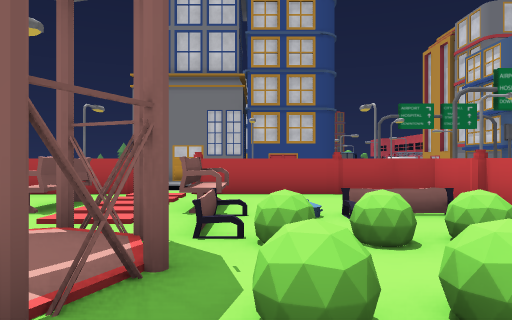
[1] (above)

24 first-person views from a walk through a Unity game level. The camera is 1.4 m above the floor, looks level and sees 70° across. Doors are open. The floor is counted in squares, 2 m on a side. Each view is taken from the middle of a square. On the plan, view 1 faces up. The plan holds only what a view shows up to about 11 squares ahead; the rest is blank. The place goes on beyond the plan. The player is left out. Some surface patterns are stand-ins.

[2]
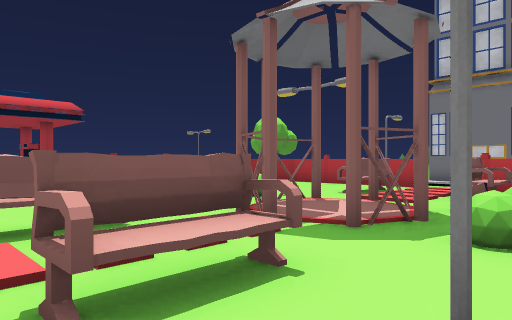

[3]
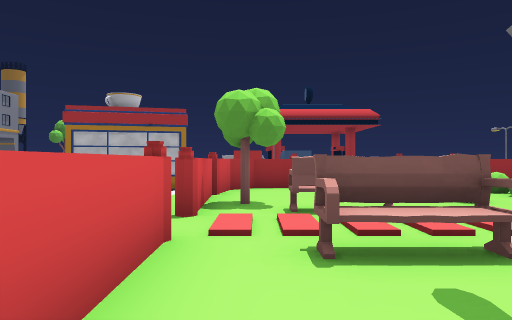

[4]
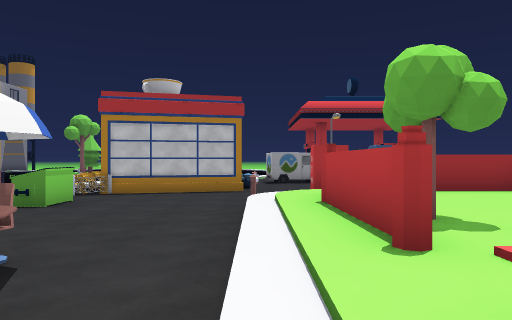

[5]
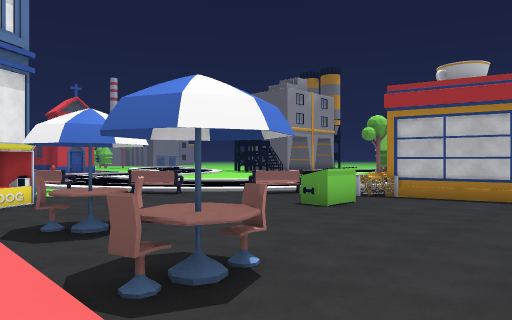

[6]
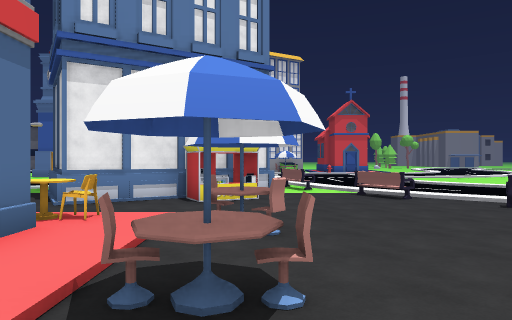

[7]
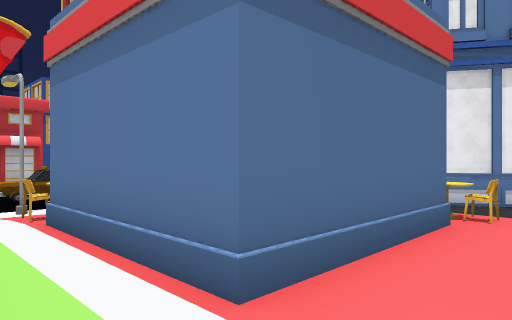

[8]
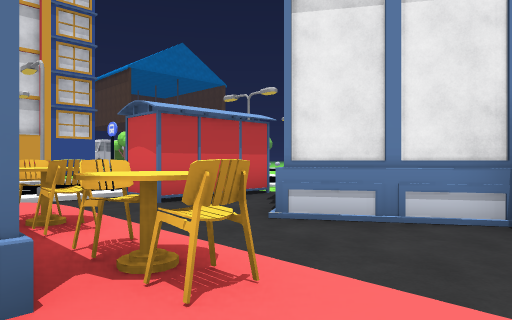

[9]
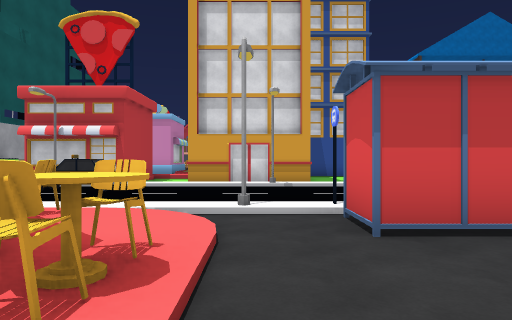

[10]
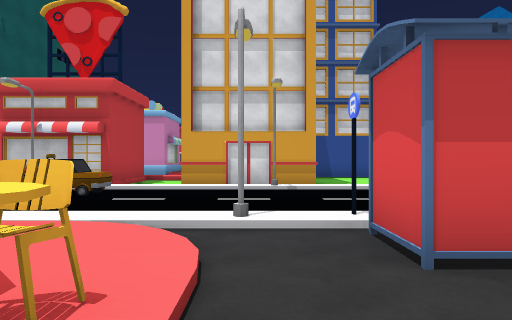

[11]
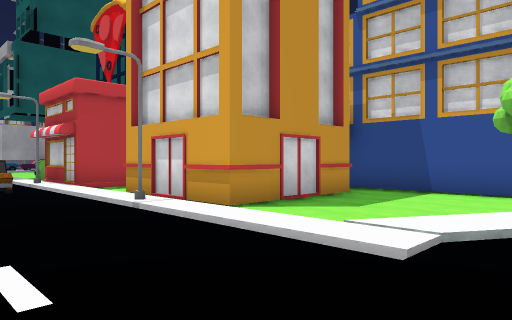

[12]
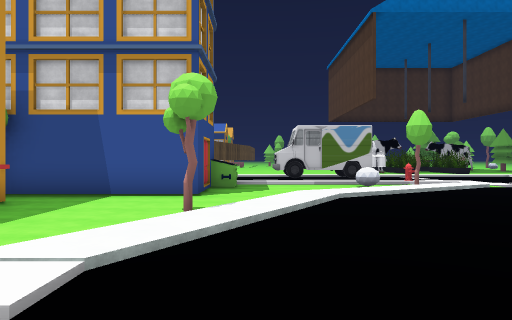

[13]
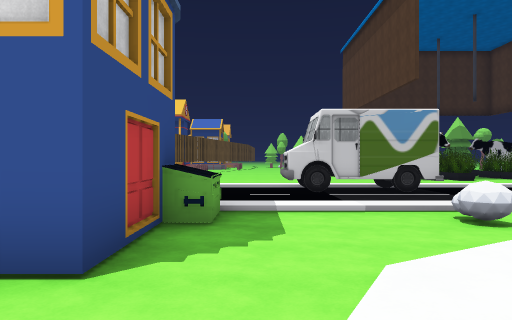

[14]
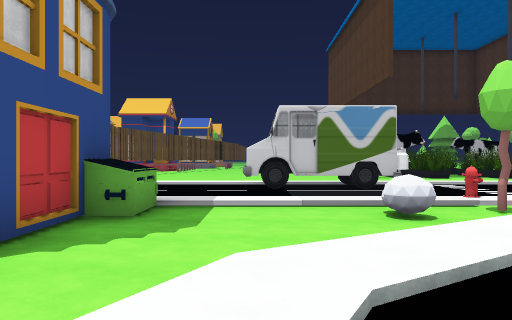

[15]
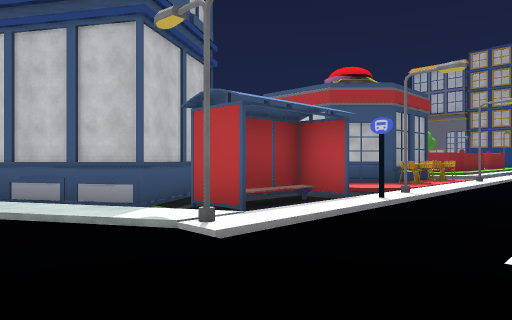

[16]
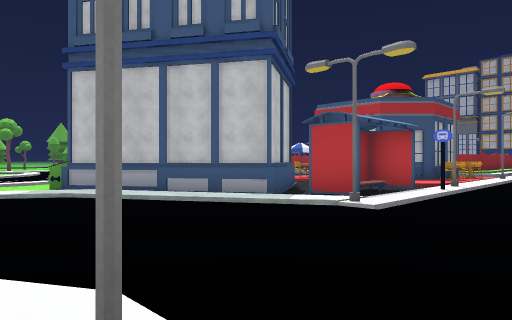

[17]
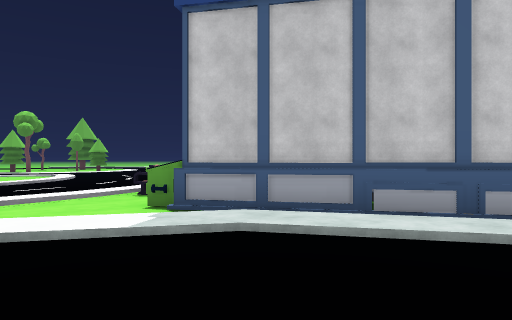

[18]
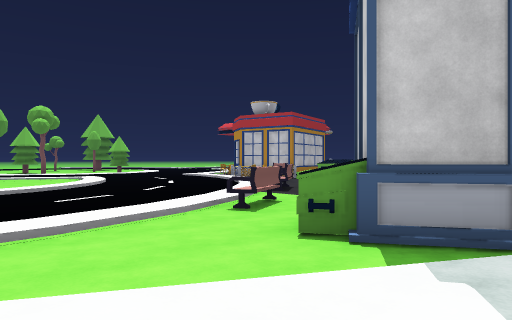

[19]
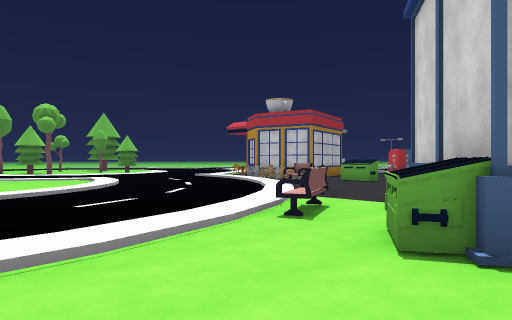

[20]
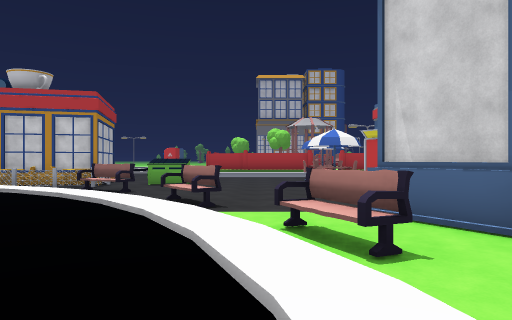

[21]
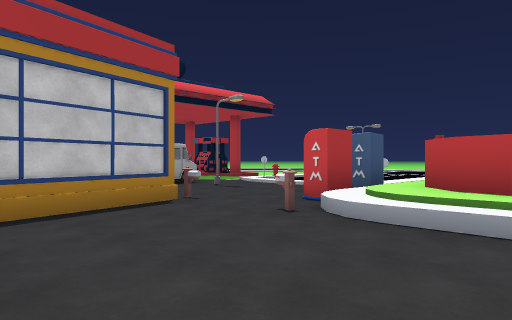

[22]
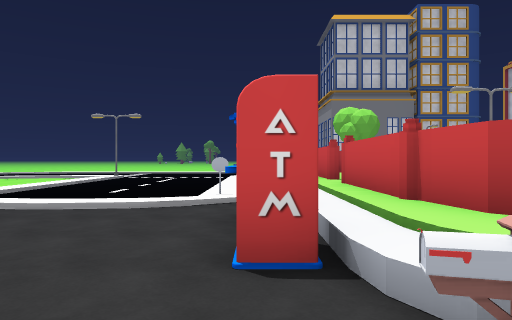

[23]
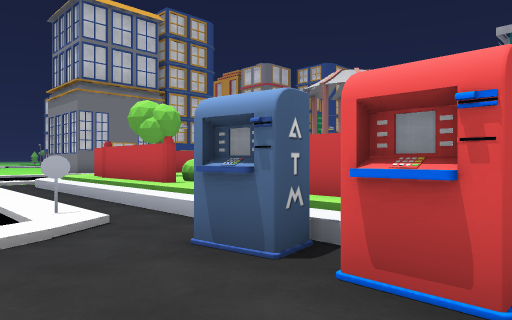

[24]
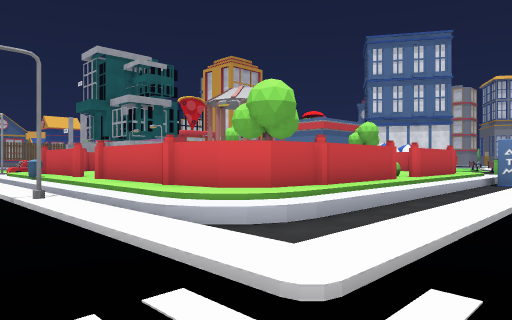

### Floor plan
Key: @ floor where view 1 was taken; # wall or solid block; x gap in a wall; . main floor; : floor 0.25 m higher than the main floor; + floor 0.5 m higher than the main floor; / step, stairs or slope; = window, fence, low wall or low ledge; ^ raised ledge; O other object.
Columns run from 12 left of view 1 to 24 right of it. Each row starts with its distance up from view 1.
 11  .
 10   ........
  9   //////O//////O
  8   /.//+++/+#O##
  7   /./###=#++++##
  6   /./##  ^+^+++##
  5   /./#   ^+^++O=#
  4   /./#   O#O
  3   /./#= =###===
  2 ..O./#  =###==
  1 ///./#   ##++=
  0 /.../#+++x++@+
 -1 ...O/#+++^+^+O
 -2 ...O/#+++++++++
 -3 ..../#####+###
 -4  O..O////////////.    .#
 -5  #.........:####^O   OO#
 -6  #.......OO:#  #:.  .O.##
 -7  ##........:# ##^....O..
 -8 ##O.OO.....:###/:.... .#
 -9 ^#^O.....O.:^#^:/...  .#
-10  OOO.............O... O#
-11  ///O..........OO/... .####O#
-12    //.....O.##.O// .. ......#
-13     //O..O#####O// .. ......#
-14     .//..## # ##O/ .. ......####
-15       //O######//O    ///O....O..
-16 //.   ./OO###/:/.  ..  ./:/......
-17 .//  ../..O///.     .    ./:..... OO.
-18 ../  ..//..//              //../..OO.
-19        ./..:.    ...       .:.O/..OO.
-20         ..//.  . ..O.       //O/..OO

Where each view was taken, in squares from view 1:
view 1: 0 up, 0 right, facing up
view 2: 2 down, 1 right, facing up-left
view 3: 2 down, 2 right, facing left
view 4: 4 down, 0 right, facing left
view 5: 4 down, 1 left, facing down-left
view 6: 4 down, 3 left, facing down
view 7: 3 down, 2 left, facing down-right
view 8: 8 down, 2 left, facing down-right
view 9: 10 down, 0 right, facing right
view 10: 10 down, 1 right, facing right
view 11: 16 down, 7 right, facing up-right
view 12: 16 down, 8 right, facing right
view 13: 16 down, 13 right, facing right
view 14: 17 down, 13 right, facing right
view 15: 17 down, 8 right, facing up-left
view 16: 20 down, 8 right, facing up-left
view 17: 20 down, 3 right, facing up-left
view 18: 20 down, 0 right, facing up-left
view 19: 20 down, 1 left, facing up-left
view 20: 19 down, 5 left, facing up
view 21: 8 down, 5 left, facing up-left
view 22: 5 down, 9 left, facing up
view 23: 3 down, 11 left, facing up-right
view 24: 11 up, 11 left, facing down-right
